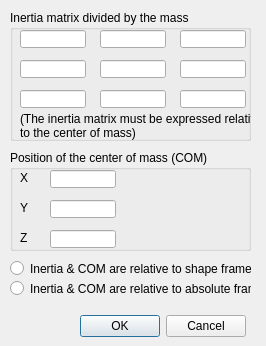
<?xml version="1.0" encoding="UTF-8"?>
<ui version="4.0">
 <class>CQDlgInertiaTensor</class>
 <widget class="QDialog" name="CQDlgInertiaTensor">
  <property name="geometry">
   <rect>
    <x>0</x>
    <y>0</y>
    <width>266</width>
    <height>346</height>
   </rect>
  </property>
  <property name="windowTitle">
   <string>Inertia Matrix</string>
  </property>
  <property name="locale">
   <locale language="English" country="UnitedStates"/>
  </property>
  <widget class="QDialogButtonBox" name="qqOkCancel">
   <property name="geometry">
    <rect>
     <x>15</x>
     <y>310</y>
     <width>231</width>
     <height>32</height>
    </rect>
   </property>
   <property name="standardButtons">
    <set>QDialogButtonBox::Cancel|QDialogButtonBox::Ok</set>
   </property>
  </widget>
  <widget class="QGroupBox" name="groupBox">
   <property name="geometry">
    <rect>
     <x>10</x>
     <y>10</y>
     <width>241</width>
     <height>131</height>
    </rect>
   </property>
   <property name="title">
    <string>Inertia matrix divided by the mass</string>
   </property>
   <property name="flat">
    <bool>true</bool>
   </property>
   <widget class="QLineEdit" name="qqI33">
    <property name="geometry">
     <rect>
      <x>170</x>
      <y>80</y>
      <width>66</width>
      <height>18</height>
     </rect>
    </property>
   </widget>
   <widget class="QLineEdit" name="qqI13">
    <property name="geometry">
     <rect>
      <x>10</x>
      <y>80</y>
      <width>66</width>
      <height>18</height>
     </rect>
    </property>
   </widget>
   <widget class="QLineEdit" name="qqI23">
    <property name="geometry">
     <rect>
      <x>90</x>
      <y>80</y>
      <width>66</width>
      <height>18</height>
     </rect>
    </property>
   </widget>
   <widget class="QLineEdit" name="qqI11">
    <property name="geometry">
     <rect>
      <x>10</x>
      <y>20</y>
      <width>66</width>
      <height>18</height>
     </rect>
    </property>
   </widget>
   <widget class="QLineEdit" name="qqI12">
    <property name="geometry">
     <rect>
      <x>10</x>
      <y>50</y>
      <width>66</width>
      <height>18</height>
     </rect>
    </property>
   </widget>
   <widget class="QLineEdit" name="qqI21">
    <property name="geometry">
     <rect>
      <x>90</x>
      <y>20</y>
      <width>66</width>
      <height>18</height>
     </rect>
    </property>
   </widget>
   <widget class="QLineEdit" name="qqI32">
    <property name="geometry">
     <rect>
      <x>170</x>
      <y>50</y>
      <width>66</width>
      <height>18</height>
     </rect>
    </property>
   </widget>
   <widget class="QLineEdit" name="qqI22">
    <property name="geometry">
     <rect>
      <x>90</x>
      <y>50</y>
      <width>66</width>
      <height>18</height>
     </rect>
    </property>
   </widget>
   <widget class="QLineEdit" name="qqI31">
    <property name="geometry">
     <rect>
      <x>170</x>
      <y>20</y>
      <width>66</width>
      <height>18</height>
     </rect>
    </property>
   </widget>
   <widget class="QLabel" name="label_4">
    <property name="geometry">
     <rect>
      <x>10</x>
      <y>100</y>
      <width>231</width>
      <height>31</height>
     </rect>
    </property>
    <property name="text">
     <string>(The inertia matrix must be expressed relative
to the center of mass)</string>
    </property>
   </widget>
  </widget>
  <widget class="QGroupBox" name="groupBox_2">
   <property name="geometry">
    <rect>
     <x>10</x>
     <y>150</y>
     <width>241</width>
     <height>101</height>
    </rect>
   </property>
   <property name="title">
    <string>Position of the center of mass (COM)</string>
   </property>
   <property name="flat">
    <bool>true</bool>
   </property>
   <widget class="QLineEdit" name="qqMz">
    <property name="geometry">
     <rect>
      <x>40</x>
      <y>80</y>
      <width>66</width>
      <height>18</height>
     </rect>
    </property>
   </widget>
   <widget class="QLineEdit" name="qqMx">
    <property name="geometry">
     <rect>
      <x>40</x>
      <y>20</y>
      <width>66</width>
      <height>18</height>
     </rect>
    </property>
   </widget>
   <widget class="QLineEdit" name="qqMy">
    <property name="geometry">
     <rect>
      <x>40</x>
      <y>50</y>
      <width>66</width>
      <height>18</height>
     </rect>
    </property>
   </widget>
   <widget class="QLabel" name="label">
    <property name="geometry">
     <rect>
      <x>10</x>
      <y>20</y>
      <width>21</width>
      <height>16</height>
     </rect>
    </property>
    <property name="text">
     <string>X</string>
    </property>
   </widget>
   <widget class="QLabel" name="label_2">
    <property name="geometry">
     <rect>
      <x>10</x>
      <y>50</y>
      <width>21</width>
      <height>16</height>
     </rect>
    </property>
    <property name="text">
     <string>Y</string>
    </property>
   </widget>
   <widget class="QLabel" name="label_3">
    <property name="geometry">
     <rect>
      <x>10</x>
      <y>80</y>
      <width>21</width>
      <height>16</height>
     </rect>
    </property>
    <property name="text">
     <string>Z</string>
    </property>
   </widget>
  </widget>
  <widget class="QRadioButton" name="qqShapeFrame">
   <property name="geometry">
    <rect>
     <x>10</x>
     <y>260</y>
     <width>241</width>
     <height>17</height>
    </rect>
   </property>
   <property name="text">
    <string>Inertia &amp;&amp; COM are relative to shape frame</string>
   </property>
   <property name="autoExclusive">
    <bool>false</bool>
   </property>
  </widget>
  <widget class="QRadioButton" name="qqWorldFrame">
   <property name="geometry">
    <rect>
     <x>10</x>
     <y>280</y>
     <width>241</width>
     <height>17</height>
    </rect>
   </property>
   <property name="text">
    <string>Inertia &amp;&amp; COM are relative to absolute frame</string>
   </property>
   <property name="autoExclusive">
    <bool>false</bool>
   </property>
  </widget>
 </widget>
 <tabstops>
  <tabstop>qqI11</tabstop>
  <tabstop>qqI21</tabstop>
  <tabstop>qqI31</tabstop>
  <tabstop>qqI12</tabstop>
  <tabstop>qqI22</tabstop>
  <tabstop>qqI32</tabstop>
  <tabstop>qqI13</tabstop>
  <tabstop>qqI23</tabstop>
  <tabstop>qqI33</tabstop>
  <tabstop>qqMx</tabstop>
  <tabstop>qqMy</tabstop>
  <tabstop>qqMz</tabstop>
  <tabstop>qqShapeFrame</tabstop>
  <tabstop>qqWorldFrame</tabstop>
  <tabstop>qqOkCancel</tabstop>
 </tabstops>
 <resources/>
 <connections/>
</ui>
